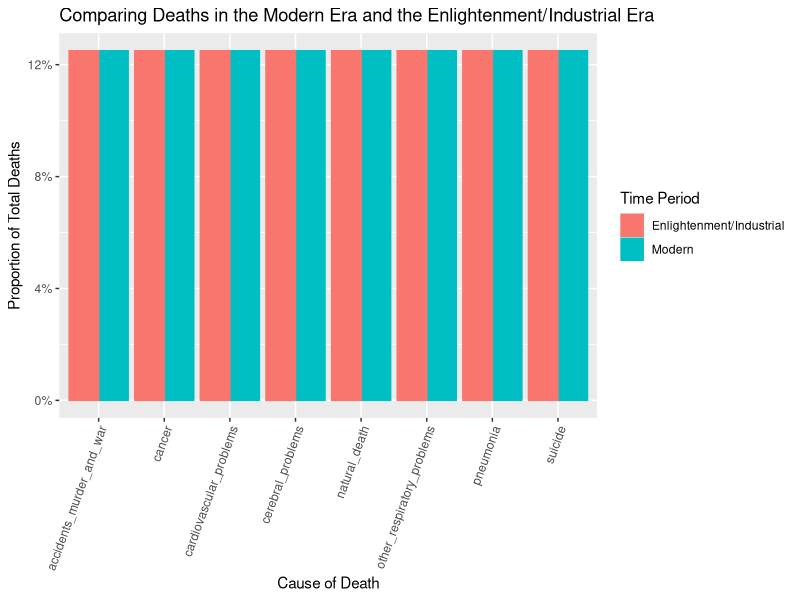

Write R code to recreate this figure.
library(tidyverse)
#Load file
modern <- read.csv("modern_death_noother.csv", stringsAsFactors = TRUE)
#View(modern)
#Count the number of occurences for all the causes and make it into a data frame
Counts1 <- count(modern, deathCause_label)
#Add a new column in the Counts1 dataframe for each factor's respective percentage (in decimal form)
Counts1$percent <- (Counts1$n / sum(Counts1$n))
#Add a new column idicating the factors' time periods, which are all "modern"
Counts1$time_period <- c("Time_Period")
Counts1$time_period <- "Modern" 

industrial <- read.csv("enlight_industrial_death_noother.csv", stringsAsFactors = TRUE)
#View(industrial)
#Count the number of occurences for all the causes and make it into a data frame
Counts2 <- count(industrial, deathCause_label)
#Add a new column in the Counts2 dataframe for each factor's respective percentage (in decimal form)
Counts2$percent <- (Counts2$n / sum(Counts2$n))
#Add a new column idicating the factors' time periods, which are all "Enlightenment/Industrial"
Counts2$time_period <- c("Time_Period")
Counts2$time_period <- "Enlightenment/Industrial"

#Bind the Counts1 and Counts2 frames
total_eras<- rbind(Counts1, Counts2)

#Count the number of occurences for all the causes and make it into a data frame
Counts <- count(total_eras, deathCause_label)
#Add a new column for each factors respective percentage (in decimal form)
total_eras$percent <- Counts$n / sum(Counts$n)

#Plot the percentages as a bar chart 
ggplot()+
  #stat= 'identity' allows for the y variable mapped in the aesthetic to be computed
  geom_bar(data=total_eras, mapping=aes(x= deathCause_label, y= percent, color= time_period, fill= time_period), stat= 'identity', position= 'dodge')+
  #Angle the labels to 70 degrees so that they become legible
  theme(axis.text.x.bottom = element_text(angle=70, hjust = 1))+
  #Make a title as well as a new x and y axis label
  labs(title = "Comparing Deaths in the Modern Era and the Enlightenment/Industrial Era", x= "Cause of Death", y= "Proportion of Total Deaths", color= "Time Period", fill= "Time Period")+
  #Turn the y variable into percentage format
  scale_y_continuous(labels = scales::percent_format())
  



